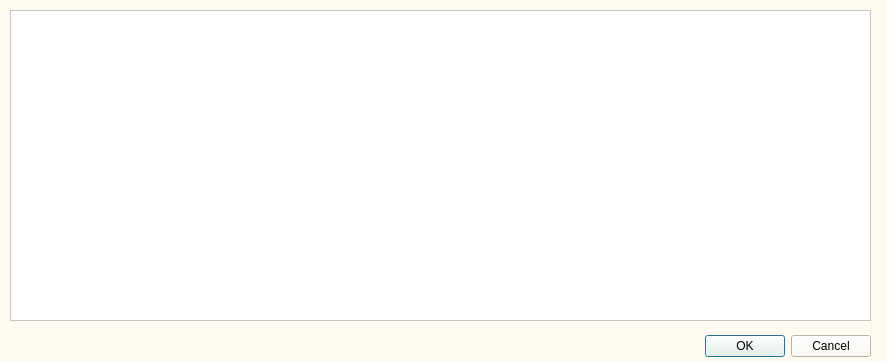
<?xml version="1.0" encoding="UTF-8"?>
<ui version="4.0">
 <class>search</class>
 <widget class="QDialog" name="search">
  <property name="geometry">
   <rect>
    <x>0</x>
    <y>0</y>
    <width>887</width>
    <height>361</height>
   </rect>
  </property>
  <property name="windowTitle">
   <string>Accountant</string>
  </property>
  <property name="styleSheet">
   <string notr="true">background-color: floralwhite;
color: black;</string>
  </property>
  <widget class="QDialogButtonBox" name="buttonBox">
   <property name="geometry">
    <rect>
     <x>520</x>
     <y>330</y>
     <width>351</width>
     <height>32</height>
    </rect>
   </property>
   <property name="orientation">
    <enum>Qt::Horizontal</enum>
   </property>
   <property name="standardButtons">
    <set>QDialogButtonBox::Cancel|QDialogButtonBox::Ok</set>
   </property>
  </widget>
  <widget class="QTableView" name="tableView">
   <property name="geometry">
    <rect>
     <x>10</x>
     <y>10</y>
     <width>861</width>
     <height>311</height>
    </rect>
   </property>
   <property name="styleSheet">
    <string notr="true">background-color: rgb(255, 255, 255);
color: rgb(0, 0, 0);
font: 11pt &quot;Arial&quot;;</string>
   </property>
  </widget>
 </widget>
 <resources/>
 <connections>
  <connection>
   <sender>buttonBox</sender>
   <signal>accepted()</signal>
   <receiver>search</receiver>
   <slot>accept()</slot>
   <hints>
    <hint type="sourcelabel">
     <x>248</x>
     <y>254</y>
    </hint>
    <hint type="destinationlabel">
     <x>157</x>
     <y>274</y>
    </hint>
   </hints>
  </connection>
  <connection>
   <sender>buttonBox</sender>
   <signal>rejected()</signal>
   <receiver>search</receiver>
   <slot>reject()</slot>
   <hints>
    <hint type="sourcelabel">
     <x>316</x>
     <y>260</y>
    </hint>
    <hint type="destinationlabel">
     <x>286</x>
     <y>274</y>
    </hint>
   </hints>
  </connection>
 </connections>
</ui>
